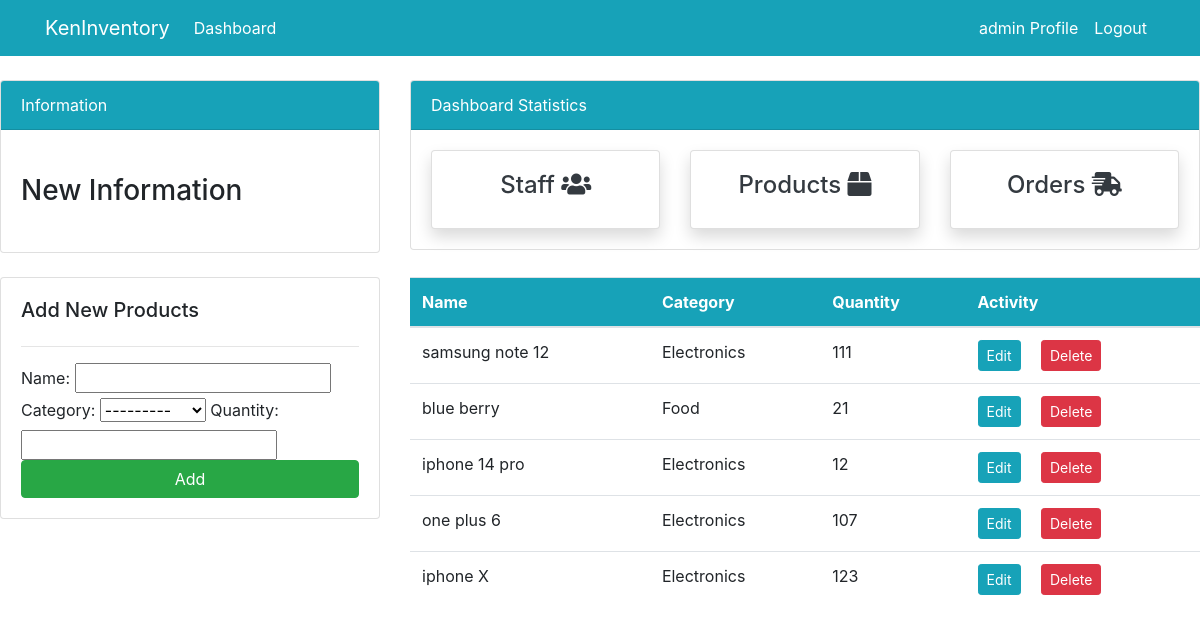
/products (signed in), run on the app's committed database.
### dashboard/models.py (models this page shows, shortened)
class Product(models.Model):
    name = models.CharField(max_length=100, null=True)
    category = models.CharField(max_length=20, choices=CATEGORY,null=True)
    quantity = models.PositiveIntegerField(null=True)

### dashboard/views.py (the view)
# urls.py: path('products', views.products, name="dashboard-products"),
@login_required(login_url="user-login")
def products(request):
    product = Product.objects.all()
    if request.method == 'POST':
        form = ProductForm(request.POST)
        if form.is_valid():
            form.save()
            product_name = form.cleaned_data.get('name')
            messages.success(request, f'{product_name} has been added')
            return redirect('dashboard-products')
    else:
        form = ProductForm()
    context = {
        "product" : product,
        "form" :form,
    }
    return render(request, "dashboard/products.html",context)

### dashboard/forms.py
class ProductForm(forms.ModelForm):
    class Meta:
        model = Product
        fields = '__all__'

### templates/dashboard/products.html (shortened to what this page needs)
{% extends 'partials/base.html' %}
{% block content %}
{% include 'partials/topside.html' %}
<div class="row my-4">
    <div class="col-md-4">
        <div class="card card-body">
            <h5>Add New Products</h5>
            <hr>
            <form method="POST">
                {{ form }}
                <input class="btn btn-success btn-block" type="submit" value="Add">
            </form>
        </div>
    </div>
    <div class="col-md-8">
        <table class="table bg-white">
            <thead class="bg-info text-white">
                <tr>
                    <th scope="col">Name</th>
                    <th scope="col">Category</th>
                    <th scope="col">Quantity</th>
                    <th scope="col">Activity</th>
                </tr>
            </thead>
            <tbody>
                {% for product in product %}
                <tr>
                    <td>{{ product.name }}</td>
                    <td>{{ product.category }}</td>
                    <td>{{ product.quantity }}</td>
                    <td>
                        <a class="btn btn-info btn-sm mr-2"
                            href="{% url 'dashboard-products-edit' product.id %}">Edit</a>
                        <a class="btn btn-danger btn-sm ml-2"
                            href="{% url 'dashboard-product-delete' product.id %}">Delete</a>
                    </td>
                </tr>
                {% endfor %}
            </tbody>
        </table>
    </div>
</div>
{% endblock %}

### templates/partials/nav.html (shortened to what this page needs)
<nav class="navbar navbar-expand-lg navbar-info bg-info">
    <div class="container">
        {% if user.is_authenticated %}
        <a class="navbar-brand text-white" href="">KenInventory</a>
        <div class="collapse navbar-collapse" id="navbarSupportedContent">
            <ul class="navbar-nav mr-auto">
                <li class="nav-item active">
                    <a class="nav-link text-white" href="/">Dashboard </a>
                </li>
            </ul>
            <ul class="navbar-nav ml-auto">
                <li class="nav-item active">
                    <a class="nav-link text-white" href="">{{ user.username }} Profile
                        <span class="sr-only">(current)</span></a>
                </li>
                <li class="nav-item">
                    <a class="nav-link text-white" href="{% url 'user-logout' %}">Logout</a>
                </li>
            </ul>
            {% endif %}
        </div>
    </div>
</nav>

### data on the page
Product: name "samsung note 12", category "Electronics", quantity "111"
Product: name "blue berry", category "Food", quantity "21"
Product: name "iphone 14 pro", category "Electronics", quantity "12"
Product: name "one plus 6", category "Electronics", quantity "107"
Product: name "iphone X", category "Electronics", quantity "123"

### other printed values
{{ user.username }} "admin"
